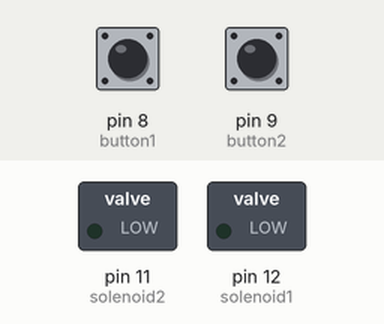
Bench run of a sketch on a simulated Arduino Uno, built with avr-gcc and run on an emulated ATmega328P. Parts: switched loads named in the sketch (green lamp = pin HIGH). The inputs (shaded band) are chosen by the test bench; at power-on: pin 8 (button1) LOW, pin 9 (button2) LOW.

Above: at 1.2 s.
1.3 s: pin 8 (button1) pulled HIGH for 0.15 s
At 1.37 s:
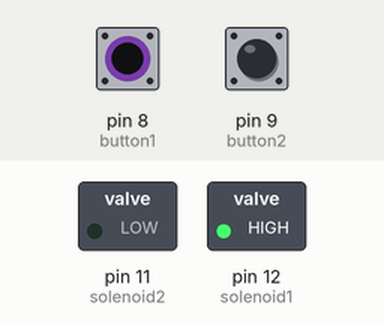
2.9 s: pin 9 (button2) pulled HIGH for 0.15 s
At 2.97 s:
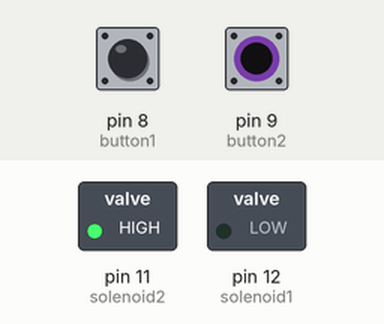
4.5 s: pin 9 (button2) pulled HIGH for 3.2 s
At 8.0 s:
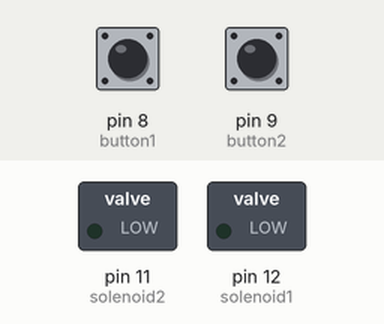
9.2 s: pin 8 (button1) pulled HIGH for 3.2 s
At 10.3 s:
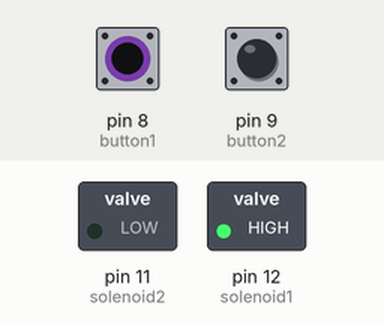
13.9 s: pin 8 (button1) driven HIGH and pin 9 (button2) driven HIGH
At 15.1 s:
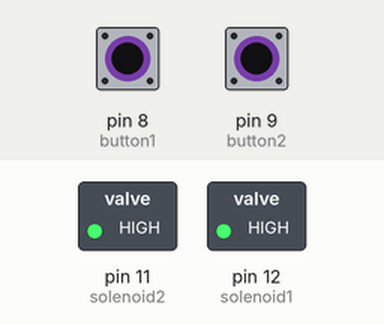
Timing chart, 0 to 16.4 s (numbered marks = the images above; inputs shaded):
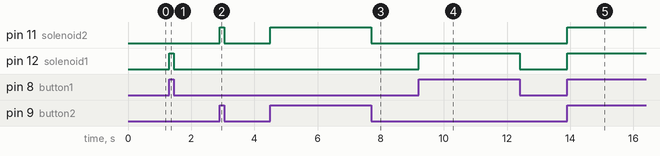

Measured:
- after the input at 1.3 s, pin 12 (solenoid1): LOW → HIGH at once, → LOW 0.15 s later
- after the input at 2.9 s, pin 11 (solenoid2): LOW → HIGH at once, → LOW 0.15 s later
- after the input at 4.5 s, pin 11 (solenoid2): LOW → HIGH at once, → LOW 3.2 s later
- after the input at 9.2 s, pin 12 (solenoid1): LOW → HIGH at once, → LOW 3.2 s later
- after the input at 13.9 s, pin 11 (solenoid2), pin 12 (solenoid1): LOW → HIGH at once

The sketch:

testPush.ino
```cpp
int button1 = 8;
int button2 = 9;
int solenoid1 = 12;
int solenoid2 = 11;
int buttonState1;
int buttonState2;


void setup() {
  // put your setup code here, to run once:
  pinMode(solenoid1, OUTPUT);
  pinMode(button1, INPUT);
  buttonState1 = 0;

  pinMode(solenoid2, OUTPUT);
  pinMode(button2, INPUT);
  buttonState2 = 0;

}

void loop() {
  // put your main code here, to run repeatedly:
  buttonState1 = digitalRead(button1);
  if(buttonState1 == HIGH){
     digitalWrite(solenoid1, HIGH);      //Switch Solenoid ON
  }
  else if(buttonState1 == LOW){
    digitalWrite(solenoid1, LOW);  //Switch Solenoid OFF
  }
  buttonState1 = 0;

  buttonState2 = digitalRead(button2);
  if(buttonState2 == HIGH){
     digitalWrite(solenoid2, HIGH);      //Switch Solenoid ON
  }
  else if(buttonState2 == LOW){
    digitalWrite(solenoid2, LOW);  //Switch Solenoid OFF
  }
  buttonState2 = 0;
}
```
